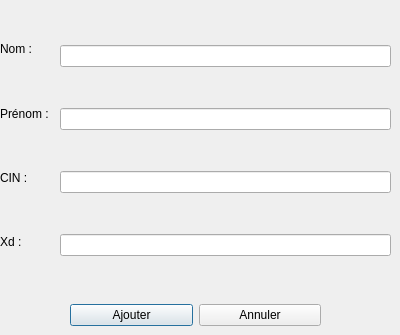
<?xml version="1.0" encoding="UTF-8"?>
<ui version="4.0">
 <class>Ajouter</class>
 <widget class="QDialog" name="Ajouter">
  <property name="geometry">
   <rect>
    <x>0</x>
    <y>0</y>
    <width>400</width>
    <height>335</height>
   </rect>
  </property>
  <property name="windowTitle">
   <string>Dialog</string>
  </property>
  <widget class="QWidget" name="">
   <property name="geometry">
    <rect>
     <x>0</x>
     <y>20</y>
     <width>61</width>
     <height>251</height>
    </rect>
   </property>
   <layout class="QVBoxLayout" name="verticalLayout">
    <item>
     <widget class="QLabel" name="label">
      <property name="text">
       <string>Nom :</string>
      </property>
     </widget>
    </item>
    <item>
     <widget class="QLabel" name="label_2">
      <property name="text">
       <string>Prénom :</string>
      </property>
     </widget>
    </item>
    <item>
     <widget class="QLabel" name="label_3">
      <property name="text">
       <string>CIN :</string>
      </property>
     </widget>
    </item>
    <item>
     <widget class="QLabel" name="label_5">
      <property name="text">
       <string>Xd :</string>
      </property>
     </widget>
    </item>
   </layout>
  </widget>
  <widget class="QWidget" name="">
   <property name="geometry">
    <rect>
     <x>60</x>
     <y>10</y>
     <width>331</width>
     <height>281</height>
    </rect>
   </property>
   <layout class="QVBoxLayout" name="verticalLayout_2">
    <item>
     <widget class="QLineEdit" name="lineEdit"/>
    </item>
    <item>
     <widget class="QLineEdit" name="lineEdit_2"/>
    </item>
    <item>
     <widget class="QLineEdit" name="lineEdit_3"/>
    </item>
    <item>
     <widget class="QLineEdit" name="lineEdit_5"/>
    </item>
   </layout>
  </widget>
  <widget class="QWidget" name="">
   <property name="geometry">
    <rect>
     <x>70</x>
     <y>300</y>
     <width>251</width>
     <height>30</height>
    </rect>
   </property>
   <layout class="QHBoxLayout" name="horizontalLayout">
    <item>
     <widget class="QPushButton" name="pushButton">
      <property name="text">
       <string>Ajouter</string>
      </property>
     </widget>
    </item>
    <item>
     <widget class="QPushButton" name="pushButton_2">
      <property name="text">
       <string>Annuler</string>
      </property>
     </widget>
    </item>
   </layout>
  </widget>
 </widget>
 <resources/>
 <connections/>
</ui>
